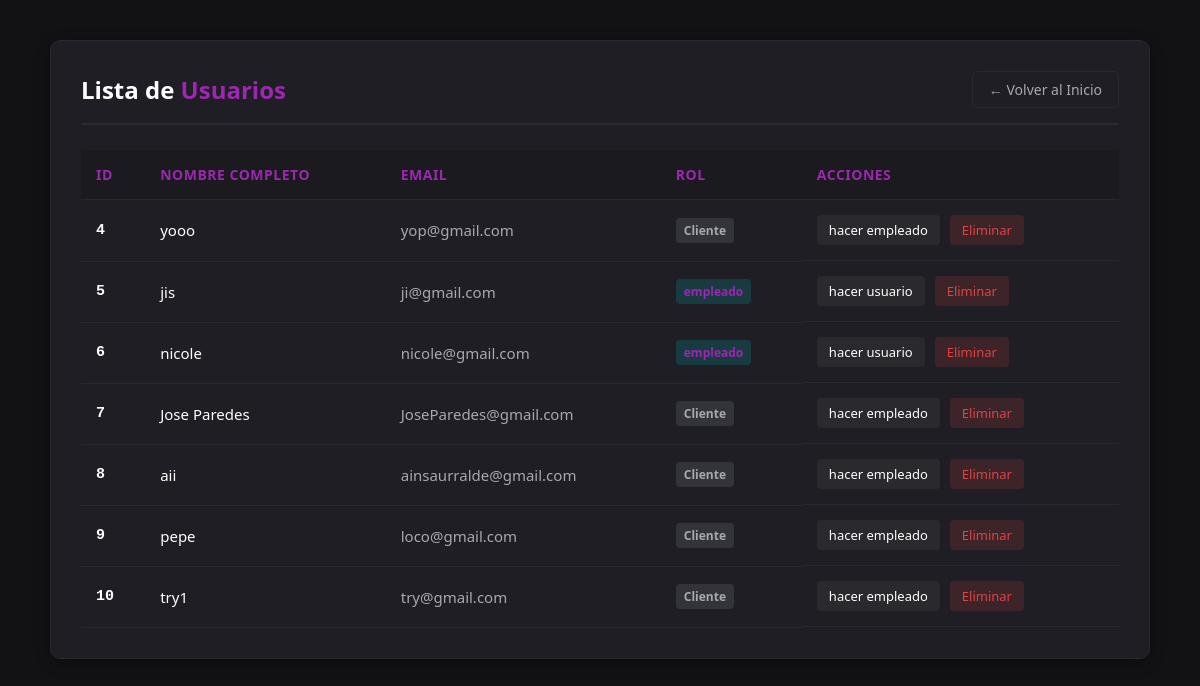
Page /crafting-kai/admin.php (signed in) on the committed database.
### tables this page shows
CREATE TABLE `usuarios` (
  `id_usuario` int(11) NOT NULL,
  `nombre` varchar(100) NOT NULL,
  `email` varchar(100) NOT NULL,
  `password` varchar(255) NOT NULL,
  `id_tipo` int(11) DEFAULT NULL
);

### crafting-kai/config.php (called while the page is built, shortened)
<?php
spl_autoload_register(function ($nombre_clase) {
    $carpeta_clases = __DIR__ . '/clases/';
    $ruta = $carpeta_clases . $nombre_clase . '.php';
});
?>

### crafting-kai/clases/usuarioDAO.php (called while the page is built, shortened)
<?php
class UsuarioDAO {
    private $db;
    public function __construct($conexion) {
        $this->db = $conexion;
    }
    public function obtenerTodoUsuarios() {
        $sql = "SELECT id_usuario, nombre, email, id_tipo FROM usuarios";
        $resultado = $this->db->query($sql);
        $usuarios = [];
        if ($resultado) {
            while ($fila = $resultado->fetch_assoc()) {
                $usuarios[] = new Usuario($fila['id_usuario'], $fila['nombre'], $fila['email'], $fila['id_tipo']);
            }
        }
        return $usuarios;
    }
}

### crafting-kai/clases/Usuario.php (called while the page is built, shortened)
<?php
class Usuario {
    private $id;
    private $nombre;
    private $email;
    private $rol;
    public function __construct($id = null, $nombre = null, $email = null, $rol = null, $password = null) {
        $this->id = $id;
        $this->nombre = $nombre;
        $this->email = $email;
        $this->rol = $rol;
    }
    public function getId() { return $this->id; }
    public function getNombre() { return $this->nombre; }
    public function getEmail() { return $this->email; }
    public function getRol() { return $this->rol; }
}
?>

### crafting-kai/admin.php (the view, shortened to what this page needs)
<?php
require_once 'config.php';
$userDAO = new UsuarioDAO($conn);
$resultado = $userDAO->obtenerTodoUsuarios();
?>
<!DOCTYPE html>
<html lang="es">
<head>
     <link rel="stylesheet" href="style2.css">
</head>
<body>
    <div class="contenedor">
        <div class="encabezado">
            <h1>Lista de <span>Usuarios</span></h1>
            <a href="index.php" class="btn-volver">← Volver al Inicio</a>
        </div>
        <div class="tabla-contenedor">
            <table>
                <thead>
                    <tr>
                        <th>ID</th>
                        <th>Nombre Completo</th>
                        <th>Email</th>
                        <th>Rol</th>
                        <th>Acciones</th>
                    </tr>
                </thead>
                <tbody>
                    <?php
                    foreach ($resultado as $Usuario) { if ($Usuario->getRol() == '3') continue;
                    ?>
                    <tr>
                        <td class="user-id"><?php echo htmlspecialchars($Usuario->getId()); ?></td>
                        <td class="user-nombre"><?php echo htmlspecialchars($Usuario->getNombre()); ?></td>
                        <td><?php echo htmlspecialchars($Usuario->getEmail()); ?></td>
                        <td><span <?php echo $Usuario->getRol() === '2' ? 'class="rol admin"' : 'class="rol cliente"'; ?>><?php echo htmlspecialchars($Usuario->getRol() === '2' ? 'empleado' : 'Cliente'); ?></span></td>
                        <td class="acciones">
                            <?php if ($Usuario->getRol() === '2') {
                                 ?>
                                <a class="btn-accion btn-editar " href="cambiarausuario.php?id=<?php echo $Usuario->getId(); ?>">hacer usuario</a>
                                <?php } else {?>
                                <a class="btn-accion btn-editar" href="cambiaraempleado.php?id=<?php echo $Usuario->getId(); ?>">hacer empleado</a>
                            <?php } ?>
                            <a class="btn-accion btn-eliminar" href="eliminarUsuario.php?id=<?php echo $Usuario->getId(); ?>" data-id="<?php echo $Usuario->getId(); ?>">Eliminar</a>
                        </td>
                        <?php
                    }
                    ?>
                </tbody>
            </table>
        </div>
    </div>
</body>
</html>

### crafting-kai/style2.css (style rules this page uses)
:root { --color-fondo: #121214; --color-tarjeta: #1e1e24; --color-texto-principal: #ffffff; --color-texto-secundario: #a8a8b3; --color-detalles: #9c27b0; --color-borde: #29292e; --color-rojo: #e04343; }
* { margin: 0; padding: 0; box-sizing: border-box; font-family: 'Segoe UI', Tahoma, Geneva, Verdana, sans-serif; }
body { background-color: var(--color-fondo); color: var(--color-texto-principal); padding: 40px 20px; display: flex; justify-content: center; }
.contenedor { width: 100%; max-width: 1100px; background-color: var(--color-tarjeta); border-radius: 10px; padding: 30px; box-shadow: 0 4px 15px rgba(0, 0, 0, 0.3); border: 1px solid var(--color-borde); }
.encabezado { display: flex; justify-content: space-between; align-items: center; margin-bottom: 25px; border-bottom: 2px solid var(--color-borde); padding-bottom: 15px; }
.encabezado h1 { font-size: 24px; font-weight: 600; }
.encabezado h1 span { color: var(--color-detalles); }
.btn-volver { background-color: transparent; color: var(--color-texto-secundario); border: 1px solid var(--color-borde); padding: 8px 16px; border-radius: 5px; cursor: pointer; text-decoration: none; font-size: 14px; transition: all 0.3s ease; }
.tabla-contenedor { overflow-x: auto; }
table { width: 100%; border-collapse: collapse; text-align: left; }
th, td { padding: 15px; border-bottom: 1px solid var(--color-borde); }
th { background-color: rgba(0, 0, 0, 0.15); color: var(--color-detalles); font-size: 14px; text-transform: uppercase; letter-spacing: 0.5px; }
td { color: var(--color-texto-secundario); font-size: 15px; }
.user-id { font-family: monospace; color: var(--color-texto-principal); font-weight: bold; }
.user-nombre { color: var(--color-texto-principal); font-weight: 500; }
.rol { display: inline-block; padding: 4px 8px; border-radius: 4px; font-size: 12px; font-weight: bold; }
.rol.admin { background-color: rgba(0, 173, 181, 0.2); color: var(--color-detalles); }
.rol.cliente { background-color: rgba(168, 168, 179, 0.15); color: var(--color-texto-secundario); }
.acciones { display: flex; gap: 10px; }
.btn-accion { padding: 6px 12px; border-radius: 4px; font-size: 13px; cursor: pointer; border: none; transition: background 0.2s ease; text-decoration: none; }
.btn-editar { background-color: var(--color-borde); color: var(--color-texto-principal); }
.btn-eliminar { background-color: rgba(224, 67, 67, 0.15); color: var(--color-rojo); }

### rows in the picture
usuarios: id_usuario "4", nombre "yooo", email "yop@gmail.com", id_tipo "Cliente"
usuarios: id_usuario "5", nombre "jis", email "ji@gmail.com", id_tipo "empleado"
usuarios: id_usuario "6", nombre "nicole", email "nicole@gmail.com", id_tipo "empleado"
usuarios: id_usuario "7", nombre "Jose Paredes", email "JoseParedes@gmail.com", id_tipo "Cliente"
usuarios: id_usuario "8", nombre "aii", email "ainsaurralde@gmail.com", id_tipo "Cliente"
usuarios: id_usuario "9", nombre "pepe", email "loco@gmail.com", id_tipo "Cliente"
usuarios: id_usuario "10", nombre "try1", email "try@gmail.com", id_tipo "Cliente"
